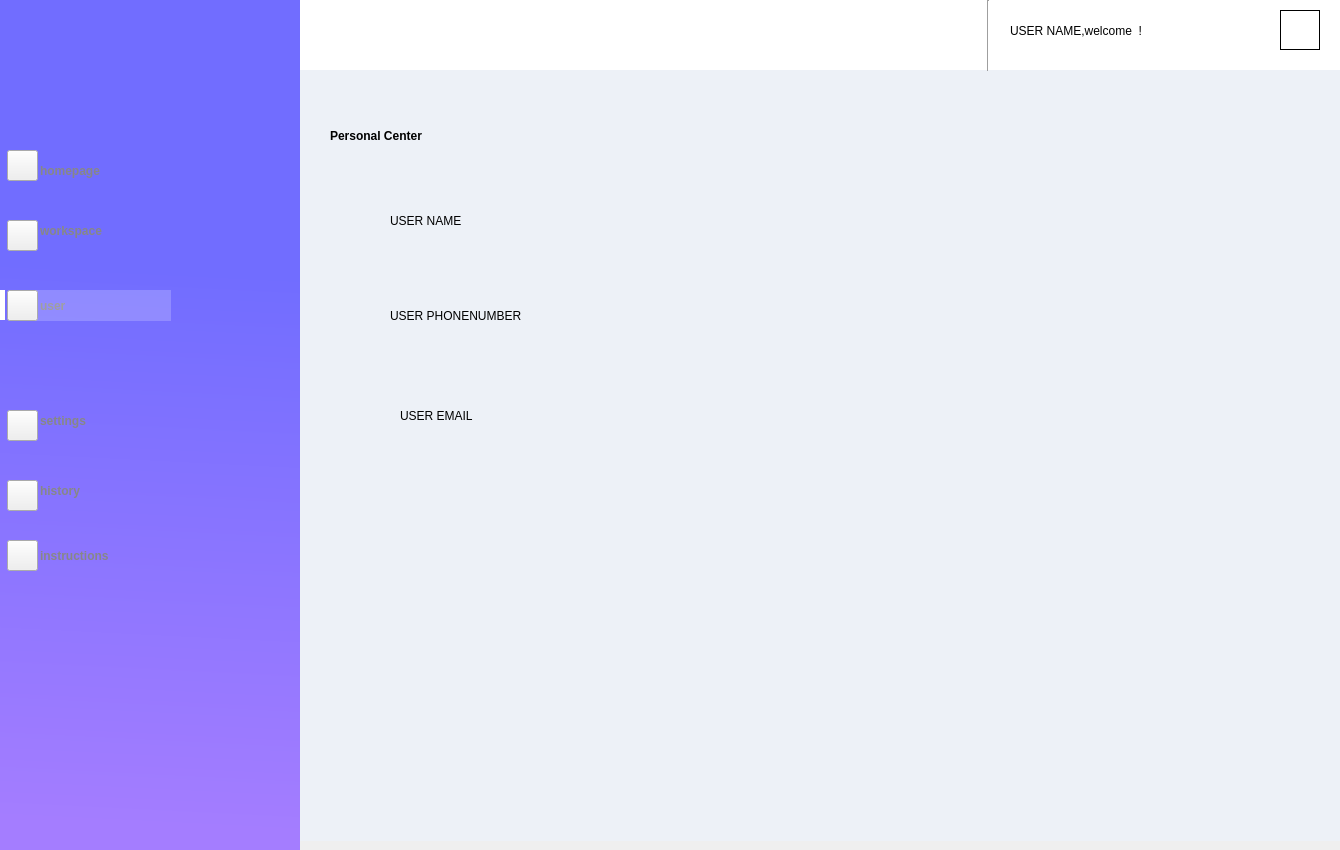
<?xml version="1.0" encoding="UTF-8"?>
<ui version="4.0">
 <class>User</class>
 <widget class="QWidget" name="User">
  <property name="geometry">
   <rect>
    <x>0</x>
    <y>0</y>
    <width>1340</width>
    <height>850</height>
   </rect>
  </property>
  <property name="windowTitle">
   <string>Form</string>
  </property>
  <widget class="QLabel" name="label_left">
   <property name="geometry">
    <rect>
     <x>-1</x>
     <y>0</y>
     <width>301</width>
     <height>851</height>
    </rect>
   </property>
   <property name="styleSheet">
    <string notr="true">background-color: qlineargradient(spread:pad, x1:0.512438, y1:0.159091, x2:0.497512, y2:0.971591, stop:0.19403 rgba(113,109,255,1), stop:1 rgba(164,125,255,1));</string>
   </property>
   <property name="text">
    <string/>
   </property>
  </widget>
  <widget class="QLabel" name="label">
   <property name="geometry">
    <rect>
     <x>300</x>
     <y>70</y>
     <width>1041</width>
     <height>771</height>
    </rect>
   </property>
   <property name="styleSheet">
    <string notr="true">background-color: rgb(237, 241, 247);</string>
   </property>
   <property name="text">
    <string/>
   </property>
  </widget>
  <widget class="QLabel" name="label_top">
   <property name="geometry">
    <rect>
     <x>300</x>
     <y>0</y>
     <width>1041</width>
     <height>70</height>
    </rect>
   </property>
   <property name="styleSheet">
    <string notr="true">background-color: rgb(255, 255, 255);</string>
   </property>
   <property name="text">
    <string/>
   </property>
  </widget>
  <widget class="QLabel" name="label_welcome">
   <property name="geometry">
    <rect>
     <x>1010</x>
     <y>10</y>
     <width>271</width>
     <height>41</height>
    </rect>
   </property>
   <property name="styleSheet">
    <string notr="true"/>
   </property>
   <property name="text">
    <string>USER NAME,welcome  !</string>
   </property>
  </widget>
  <widget class="QLabel" name="label_home">
   <property name="geometry">
    <rect>
     <x>40</x>
     <y>150</y>
     <width>161</width>
     <height>41</height>
    </rect>
   </property>
   <property name="styleSheet">
    <string notr="true">font: 14pt &quot;ProximaNova&quot;;
font-weight: bold;
color: rgb(135, 135, 135);</string>
   </property>
   <property name="text">
    <string>homepage</string>
   </property>
  </widget>
  <widget class="QLabel" name="label_work">
   <property name="geometry">
    <rect>
     <x>40</x>
     <y>210</y>
     <width>181</width>
     <height>41</height>
    </rect>
   </property>
   <property name="styleSheet">
    <string notr="true">font: 14pt &quot;ProximaNova&quot;;
font-weight: bold;
color: rgb(135, 135, 135);</string>
   </property>
   <property name="text">
    <string>workspace</string>
   </property>
  </widget>
  <widget class="QLabel" name="label_user">
   <property name="geometry">
    <rect>
     <x>40</x>
     <y>280</y>
     <width>181</width>
     <height>51</height>
    </rect>
   </property>
   <property name="styleSheet">
    <string notr="true">font: 14pt &quot;ProximaNova&quot;;
font-weight: bold;
color: rgb(135, 135, 135);</string>
   </property>
   <property name="text">
    <string>user</string>
   </property>
  </widget>
  <widget class="QLabel" name="label_sett">
   <property name="geometry">
    <rect>
     <x>40</x>
     <y>400</y>
     <width>161</width>
     <height>41</height>
    </rect>
   </property>
   <property name="styleSheet">
    <string notr="true">font: 14pt &quot;ProximaNova&quot;;
font-weight: bold;
color: rgb(135, 135, 135);</string>
   </property>
   <property name="text">
    <string>settings</string>
   </property>
  </widget>
  <widget class="QLabel" name="label_noti">
   <property name="geometry">
    <rect>
     <x>40</x>
     <y>460</y>
     <width>171</width>
     <height>61</height>
    </rect>
   </property>
   <property name="styleSheet">
    <string notr="true">font: 14pt &quot;ProximaNova&quot;;
font-weight: bold;
color: rgb(135, 135, 135);</string>
   </property>
   <property name="text">
    <string>history</string>
   </property>
  </widget>
  <widget class="QLabel" name="label_sugg">
   <property name="geometry">
    <rect>
     <x>40</x>
     <y>510</y>
     <width>211</width>
     <height>91</height>
    </rect>
   </property>
   <property name="styleSheet">
    <string notr="true">font: 14pt &quot;ProximaNova&quot;;
font-weight: bold;
color: rgb(135, 135, 135);</string>
   </property>
   <property name="text">
    <string>instructions</string>
   </property>
  </widget>
  <widget class="QLabel" name="label_3">
   <property name="geometry">
    <rect>
     <x>0</x>
     <y>290</y>
     <width>5</width>
     <height>30</height>
    </rect>
   </property>
   <property name="styleSheet">
    <string notr="true">background-color: rgb(255, 255, 255);</string>
   </property>
   <property name="text">
    <string/>
   </property>
  </widget>
  <widget class="QLabel" name="label_2">
   <property name="geometry">
    <rect>
     <x>10</x>
     <y>290</y>
     <width>161</width>
     <height>31</height>
    </rect>
   </property>
   <property name="styleSheet">
    <string notr="true">background-color: rgba(255, 255, 255, 51);</string>
   </property>
   <property name="text">
    <string/>
   </property>
  </widget>
  <widget class="QLabel" name="unamelabel">
   <property name="geometry">
    <rect>
     <x>320</x>
     <y>200</y>
     <width>40</width>
     <height>40</height>
    </rect>
   </property>
   <property name="styleSheet">
    <string notr="true">border-radius:20px;
border-image: url(:/icon/user11.jpg);</string>
   </property>
   <property name="text">
    <string/>
   </property>
  </widget>
  <widget class="QLabel" name="uphonenumbolabel">
   <property name="geometry">
    <rect>
     <x>320</x>
     <y>300</y>
     <width>40</width>
     <height>40</height>
    </rect>
   </property>
   <property name="styleSheet">
    <string notr="true">border-radius:20px;
border-image: url(:/icon/user22.jpg);</string>
   </property>
   <property name="text">
    <string/>
   </property>
  </widget>
  <widget class="QLabel" name="uemaillabel">
   <property name="geometry">
    <rect>
     <x>320</x>
     <y>400</y>
     <width>40</width>
     <height>40</height>
    </rect>
   </property>
   <property name="styleSheet">
    <string notr="true">border-radius:20px;
border-image: url(:/icon/user55.jpg);</string>
   </property>
   <property name="text">
    <string/>
   </property>
  </widget>
  <widget class="QLabel" name="label_name">
   <property name="geometry">
    <rect>
     <x>330</x>
     <y>110</y>
     <width>611</width>
     <height>51</height>
    </rect>
   </property>
   <property name="styleSheet">
    <string notr="true">font: 30pt &quot;ProximaNova&quot;;
font-weight: bold;</string>
   </property>
   <property name="text">
    <string>Personal Center</string>
   </property>
  </widget>
  <widget class="QLabel" name="label_user_name">
   <property name="geometry">
    <rect>
     <x>390</x>
     <y>180</y>
     <width>401</width>
     <height>81</height>
    </rect>
   </property>
   <property name="styleSheet">
    <string notr="true">font: 20pt &quot;ProximaNova&quot;;
</string>
   </property>
   <property name="text">
    <string>USER NAME</string>
   </property>
  </widget>
  <widget class="QLabel" name="label_user_phon">
   <property name="geometry">
    <rect>
     <x>390</x>
     <y>300</y>
     <width>221</width>
     <height>31</height>
    </rect>
   </property>
   <property name="styleSheet">
    <string notr="true">font: 20pt &quot;ProximaNova&quot;;
</string>
   </property>
   <property name="text">
    <string>USER PHONENUMBER</string>
   </property>
  </widget>
  <widget class="QLabel" name="label_user_email">
   <property name="geometry">
    <rect>
     <x>400</x>
     <y>370</y>
     <width>401</width>
     <height>91</height>
    </rect>
   </property>
   <property name="styleSheet">
    <string notr="true">font: 20pt &quot;ProximaNova&quot;;
</string>
   </property>
   <property name="text">
    <string>USER EMAIL</string>
   </property>
  </widget>
  <widget class="QPushButton" name="pushButton_1">
   <property name="geometry">
    <rect>
     <x>7</x>
     <y>150</y>
     <width>31</width>
     <height>31</height>
    </rect>
   </property>
   <property name="styleSheet">
    <string notr="true">border-image: url(:/icon/homepage.png);</string>
   </property>
   <property name="text">
    <string/>
   </property>
  </widget>
  <widget class="QPushButton" name="pushButton_2">
   <property name="geometry">
    <rect>
     <x>7</x>
     <y>220</y>
     <width>31</width>
     <height>31</height>
    </rect>
   </property>
   <property name="styleSheet">
    <string notr="true">border-image: url(:/icon/working.png);</string>
   </property>
   <property name="text">
    <string/>
   </property>
  </widget>
  <widget class="QPushButton" name="pushButton_3">
   <property name="geometry">
    <rect>
     <x>7</x>
     <y>290</y>
     <width>31</width>
     <height>31</height>
    </rect>
   </property>
   <property name="styleSheet">
    <string notr="true">border-image: url(:/icon/user.png);</string>
   </property>
   <property name="text">
    <string/>
   </property>
  </widget>
  <widget class="QPushButton" name="pushButton_4">
   <property name="geometry">
    <rect>
     <x>7</x>
     <y>410</y>
     <width>31</width>
     <height>31</height>
    </rect>
   </property>
   <property name="styleSheet">
    <string notr="true">
border-image: url(:/icon/setting.png);</string>
   </property>
   <property name="text">
    <string/>
   </property>
  </widget>
  <widget class="QPushButton" name="pushButton">
   <property name="geometry">
    <rect>
     <x>7</x>
     <y>540</y>
     <width>31</width>
     <height>31</height>
    </rect>
   </property>
   <property name="styleSheet">
    <string notr="true">border-image: url(:/icon/notice.png);</string>
   </property>
   <property name="text">
    <string/>
   </property>
  </widget>
  <widget class="QPushButton" name="pushButton_5">
   <property name="geometry">
    <rect>
     <x>7</x>
     <y>480</y>
     <width>31</width>
     <height>31</height>
    </rect>
   </property>
   <property name="styleSheet">
    <string notr="true">border-image: url(:/icon/suggestion.png);</string>
   </property>
   <property name="text">
    <string/>
   </property>
  </widget>
  <widget class="QPushButton" name="pushButton_portrait">
   <property name="geometry">
    <rect>
     <x>1280</x>
     <y>10</y>
     <width>40</width>
     <height>40</height>
    </rect>
   </property>
   <property name="styleSheet">
    <string notr="true">border-width: 1px;
border-image: url(:/other/photo.jpg);
border-style: solid;
border-color: rgb(0, 0, 0);</string>
   </property>
   <property name="text">
    <string/>
   </property>
  </widget>
  <widget class="Line" name="line">
   <property name="geometry">
    <rect>
     <x>980</x>
     <y>0</y>
     <width>16</width>
     <height>71</height>
    </rect>
   </property>
   <property name="orientation">
    <enum>Qt::Vertical</enum>
   </property>
  </widget>
 </widget>
 <resources/>
 <connections/>
</ui>
